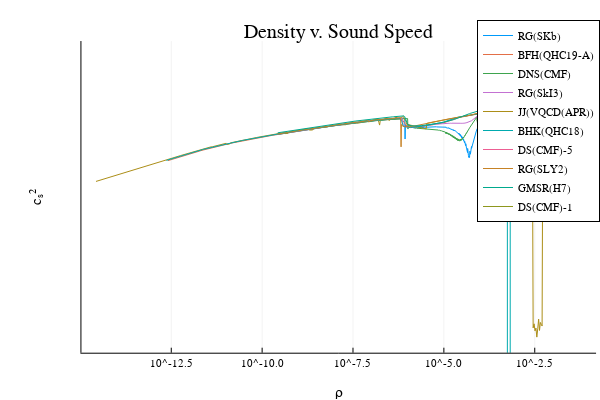

The notebook cell this image was saved under:
### Code cell
#Density vs Sound Speed Logged
#Geometric units

mₙ = 939.565413

nb = readdlm("eos.nb RG(SKb)", skipstart = 2)
data = readdlm("eos.thermo RG(SKb)", skipstart = 1)
Q1 = data[:,4];
Q7 = data[:,10];

P = Q1.*nb;
ρ = (Q7 .+ 1) .* (nb .* mₙ);

dP = P[2:end] - P[1:end-1];
dρ = ρ[2:end] - ρ[1:end-1];

sound_speed = (abs.(dP ./ dρ));
geo_conv = (1.6191004251588869e-18)*(1782700000000.0002);

plotlyjs()
plot(ρ[2:end].*geo_conv, sound_speed, xaxis = :log, yaxis = :log, label = "RG(SKb)", xlabel = "ρ", ylabel = "cₛ²",  title = "Density v. Sound Speed")

########################################################################################################################

mₙ = 939.565000

nb = readdlm("eos.nb BFH(QHC19-A)", skipstart = 2)
data = readdlm("eos.thermo BFH(QHC19-A)", skipstart = 1)
Q1 = data[:,4]
Q7 = data[:,10]

P = Q1.*nb
ρ = (Q7 .+ 1) .* (nb .* mₙ)

dP = P[2:end] - P[1:end-1]
dρ = ρ[2:end] - ρ[1:end-1]

sound_speed = (abs.(dP ./ dρ));
geo_conv = (1.6191004251588869e-18)*(1782700000000.0002);

plot!(ρ[2:end].*geo_conv, sound_speed, xaxis = :log, yaxis = :log, label = "BFH(QHC19-A)")

########################################################################################################################

mₙ = 938.918713

nb = readdlm("eos.nb DNS(CMF)", skipstart = 2)
data = readdlm("eos.thermo DNS(CMF)", skipstart = 1)
Q1 = data[:,4]
Q7 = data[:,10]
P = Q1.*nb
ρ = (Q7 .+ 1) .* (nb .* mₙ)

dP = P[2:end] - P[1:end-1]
dρ = ρ[2:end] - ρ[1:end-1]

sound_speed = (abs.(dP ./ dρ));
geo_conv = (1.6191004251588869e-18)*(1782700000000.0002);

plot!(ρ[2:end].*geo_conv, sound_speed, xaxis = :log, yaxis = :log, label = "DNS(CMF)")

########################################################################################################################

mₙ = 939.565330

nb = readdlm("eos.nb RG(SkI3)", skipstart = 2)
data = readdlm("eos.thermo RG(SkI3)", skipstart = 1)
Q1 = data[:,4]
Q7 = data[:,10]
P = Q1.*nb
ρ = (Q7 .+ 1) .* (nb .* mₙ)

dP = P[2:end] - P[1:end-1]
dρ = ρ[2:end] - ρ[1:end-1]

sound_speed = (abs.(dP ./ dρ));
geo_conv = (1.6191004251588869e-18)*(1782700000000.0002);

plot!(ρ[1:end - 1].*geo_conv, sound_speed, xaxis = :log, yaxis = :log, label = "RG(SkI3)")

########################################################################################################################

mₙ = 939.565330

nb = readdlm("eos.nb JJ(VQCD(APR))", skipstart = 2)
data = readdlm("eos.thermo JJ(VQCD(APR))", skipstart = 1)
Q1 = data[:,4]
Q7 = data[:,10]
P = Q1.*nb
ρ = (Q7 .+ 1) .* (nb .* mₙ)

dP = P[2:end] - P[1:end-1]
dρ = ρ[2:end] - ρ[1:end-1]

sound_speed = (abs.(dP ./ dρ));
geo_conv = (1.6191004251588869e-18)*(1782700000000.0002);

plot!(ρ[1:end - 1].*geo_conv, sound_speed, xaxis = :log, yaxis = :log, label = "JJ(VQCD(APR))")

########################################################################################################################

mₙ = 939.565000

nb = readdlm("eos.nb BHK(QHC18)", skipstart = 2)
data = readdlm("eos.thermo BHK(QHC18)", skipstart = 1)
Q1 = data[:,4]
Q7 = data[:,10]
P = Q1.*nb
ρ = (Q7 .+ 1) .* (nb .* mₙ)

dP = P[2:end] - P[1:end-1]
dρ = ρ[2:end] - ρ[1:end-1]

sound_speed = (abs.(dP ./ dρ));
geo_conv = (1.6191004251588869e-18)*(1782700000000.0002);

plot!(ρ[1:end - 1].*geo_conv, sound_speed, xaxis = :log, yaxis = :log, label = "BHK(QHC18)")

########################################################################################################################

mₙ = 938.918712

nb = readdlm("eos.nb DS(CMF)-5", skipstart = 2)
data = readdlm("eos.thermo DS(CMF)-5", skipstart = 1)
Q1 = data[:,4]
Q7 = data[:,10]
P = Q1.*nb
ρ = (Q7 .+ 1) .* (nb .* mₙ)

dP = P[2:end] - P[1:end-1]
dρ = ρ[2:end] - ρ[1:end-1]

sound_speed = (abs.(dP ./ dρ));
geo_conv = (1.6191004251588869e-18)*(1782700000000.0002);

plot!(ρ[1:end - 1].*geo_conv, sound_speed, xaxis = :log, yaxis = :log, label = "DS(CMF)-5")

########################################################################################################################

mₙ = 939.565330

nb = readdlm("eos.nb RG(SLY2)", skipstart = 2)
data = readdlm("eos.thermo RG(SLY2)", skipstart = 1)
Q1 = data[:,4]
Q7 = data[:,10]
P = Q1.*nb
ρ = (Q7 .+ 1) .* (nb .* mₙ)

dP = P[2:end] - P[1:end-1]
dρ = ρ[2:end] - ρ[1:end-1]

sound_speed = (abs.(dP ./ dρ));
geo_conv = (1.6191004251588869e-18)*(1782700000000.0002);

plot!(ρ[1:end - 1].*geo_conv, sound_speed, xaxis = :log, yaxis = :log, label = "RG(SLY2)")

########################################################################################################################

mₙ = 939.565350

nb = readdlm("eos.nb GMSR(H7)", skipstart = 2)
data = readdlm("eos.thermo GMSR(H7)", skipstart = 1)
Q1 = data[:,4]
Q7 = data[:,10]
P = Q1.*nb
ρ = (Q7 .+ 1) .* (nb .* mₙ)

dP = P[2:end] - P[1:end-1]
dρ = ρ[2:end] - ρ[1:end-1]

sound_speed = (abs.(dP ./ dρ));
geo_conv = (1.6191004251588869e-18)*(1782700000000.0002);

plot!(ρ[1:end - 1].*geo_conv, sound_speed, xaxis = :log, yaxis = :log, label = "GMSR(H7)")

########################################################################################################################

mₙ = 938.918712

nb = readdlm("eos.nb DS(CMF)-1", skipstart = 2)
data = readdlm("eos.thermo DS(CMF)-1", skipstart = 1)
Q1 = data[:,4]
Q7 = data[:,10]
P = Q1.*nb
ρ = (Q7 .+ 1) .* (nb .* mₙ)

dP = P[2:end] - P[1:end-1]
dρ = ρ[2:end] - ρ[1:end-1]

sound_speed = (abs.(dP ./ dρ));
geo_conv = (1.6191004251588869e-18)*(1782700000000.0002);

plot!(ρ[1:end - 1].*geo_conv, sound_speed, xaxis = :log, yaxis = :log, label = "DS(CMF)-1")

### Figure 1 — Plotly figure (JSON) as saved in the notebook; plotly's stock layout.template omitted (floating-point values rounded to 4 significant figures; data arrays with more than 128 entries replaced by an {"elided": "..."} marker saying what was removed)
{"data": [{"colorbar": {"title": ""}, "legendgroup": "RG(SKb)", "line": {"color": "rgba(0, 154, 250, 1.000)", "dash": "solid", "shape": "linear", "width": 1}, "mode": "lines", "name": "RG(SKb)", "showlegend": true, "type": "scatter", "x": {"elided": "1180 float values"}, "xaxis": "x", "y": {"elided": "1180 float values"}, "yaxis": "y", "zmax": null, "zmin": null}, {"colorbar": {"title": ""}, "legendgroup": "BFH(QHC19-A)", "line": {"color": "rgba(227, 111, 71, 1.000)", "dash": "solid", "shape": "linear", "width": 1}, "mode": "lines", "name": "BFH(QHC19-A)", "showlegend": true, "type": "scatter", "x": {"elided": "182 float values"}, "xaxis": "x", "y": {"elided": "182 float values"}, "yaxis": "y", "zmax": null, "zmin": null}, {"colorbar": {"title": ""}, "legendgroup": "DNS(CMF)", "line": {"color": "rgba(62, 164, 78, 1.000)", "dash": "solid", "shape": "linear", "width": 1}, "mode": "lines", "name": "DNS(CMF)", "showlegend": true, "type": "scatter", "x": {"elided": "1190 float values"}, "xaxis": "x", "y": {"elided": "1190 float values"}, "yaxis": "y", "zmax": null, "zmin": null}, {"colorbar": {"title": ""}, "legendgroup": "RG(SkI3)", "line": {"color": "rgba(195, 113, 210, 1.000)", "dash": "solid", "shape": "linear", "width": 1}, "mode": "lines", "name": "RG(SkI3)", "showlegend": true, "type": "scatter", "x": {"elided": "1183 float values"}, "xaxis": "x", "y": {"elided": "1183 float values"}, "yaxis": "y", "zmax": null, "zmin": null}, {"colorbar": {"title": ""}, "legendgroup": "JJ(VQCD(APR))", "line": {"color": "rgba(172, 142, 24, 1.000)", "dash": "solid", "shape": "linear", "width": 1}, "mode": "lines", "name": "JJ(VQCD(APR))", "showlegend": true, "type": "scatter", "x": {"elided": "650 float values"}, "xaxis": "x", "y": {"elided": "650 float values"}, "yaxis": "y", "zmax": null, "zmin": null}, {"colorbar": {"title": ""}, "legendgroup": "BHK(QHC18)", "line": {"color": "rgba(0, 170, 174, 1.000)", "dash": "solid", "shape": "linear", "width": 1}, "mode": "lines", "name": "BHK(QHC18)", "showlegend": true, "type": "scatter", "x": {"elided": "399 float values"}, "xaxis": "x", "y": {"elided": "399 float values"}, "yaxis": "y", "zmax": null, "zmin": null}, {"colorbar": {"title": ""}, "legendgroup": "DS(CMF)-5", "line": {"color": "rgba(237, 94, 147, 1.000)", "dash": "solid", "shape": "linear", "width": 1}, "mode": "lines", "name": "DS(CMF)-5", "showlegend": true, "type": "scatter", "x": {"elided": "186 float values"}, "xaxis": "x", "y": {"elided": "186 float values"}, "yaxis": "y", "zmax": null, "zmin": null}, {"colorbar": {"title": ""}, "legendgroup": "RG(SLY2)", "line": {"color": "rgba(198, 130, 37, 1.000)", "dash": "solid", "shape": "linear", "width": 1}, "mode": "lines", "name": "RG(SLY2)", "showlegend": true, "type": "scatter", "x": {"elided": "1214 float values"}, "xaxis": "x", "y": {"elided": "1214 float values"}, "yaxis": "y", "zmax": null, "zmin": null}, {"colorbar": {"title": ""}, "legendgroup": "GMSR(H7)", "line": {"color": "rgba(0, 169, 141, 1.000)", "dash": "solid", "shape": "linear", "width": 1}, "mode": "lines", "name": "GMSR(H7)", "showlegend": true, "type": "scatter", "x": {"elided": "384 float values"}, "xaxis": "x", "y": {"elided": "384 float values"}, "yaxis": "y", "zmax": null, "zmin": null}, {"colorbar": {"title": ""}, "legendgroup": "DS(CMF)-1", "line": {"color": "rgba(142, 151, 30, 1.000)", "dash": "solid", "shape": "linear", "width": 1}, "mode": "lines", "name": "DS(CMF)-1", "showlegend": true, "type": "scatter", "x": {"elided": "300 float values"}, "xaxis": "x", "y": {"elided": "300 float values"}, "yaxis": "y", "zmax": null, "zmin": null}], "layout": {"annotations": [{"font": {"color": "rgba(0, 0, 0, 1.000)", "family": "sans-serif", "size": 20}, "rotation": 0, "showarrow": false, "text": "Density v. Sound Speed", "x": 0.5646, "xanchor": "center", "xref": "paper", "y": 1, "yanchor": "top", "yref": "paper"}], "height": 400, "legend": {"bgcolor": "rgba(255, 255, 255, 1.000)", "bordercolor": "rgba(0, 0, 0, 1.000)", "borderwidth": 1, "font": {"color": "rgba(0, 0, 0, 1.000)", "family": "sans-serif", "size": 11}, "title": {"font": {"color": "rgba(0, 0, 0, 1.000)", "family": "sans-serif", "size": 15}, "text": ""}, "tracegroupgap": 0, "traceorder": "normal", "x": 1, "xanchor": "auto", "y": 1, "yanchor": "auto"}, "margin": {"b": 20, "l": 0, "r": 0, "t": 20}, "paper_bgcolor": "rgba(255, 255, 255, 1.000)", "plot_bgcolor": "rgba(255, 255, 255, 1.000)", "showlegend": true, "width": 600, "xaxis": {"anchor": "y", "domain": [0.1357, 0.9934], "gridcolor": "rgba(0, 0, 0, 0.100)", "gridwidth": 0.5, "linecolor": "rgba(0, 0, 0, 1.000)", "mirror": false, "range": [-14.97, -0.8129], "showgrid": true, "showline": true, "showticklabels": true, "tickangle": 0, "tickcolor": "rgb(0, 0, 0)", "tickfont": {"color": "rgba(0, 0, 0, 1.000)", "family": "sans-serif", "size": 11}, "tickmode": "array", "ticks": "inside", "ticktext": ["10^-12.5", "10^-10.0", "10^-7.5", "10^-5.0", "10^-2.5"], "tickvals": [3.162e-13, 1e-10, 3.162e-08, 1e-05, 0.003162], "title": "ρ", "titlefont": {"color": "rgba(0, 0, 0, 1.000)", "family": "sans-serif", "size": 15}, "type": "log", "visible": true, "zeroline": false, "zerolinecolor": "rgba(0, 0, 0, 1.000)"}, "yaxis": {"anchor": "x", "domain": [0.07581, 0.9415], "gridcolor": "rgba(0, 0, 0, 0.100)", "gridwidth": 0.5, "linecolor": "rgba(0, 0, 0, 1.000)", "mirror": false, "range": [null, null], "showgrid": true, "showline": true, "showticklabels": true, "tickangle": 0, "tickcolor": "rgb(0, 0, 0)", "tickfont": {"color": "rgba(0, 0, 0, 1.000)", "family": "sans-serif", "size": 11}, "tickmode": "array", "ticks": "inside", "ticktext": ["10^-Inf"], "tickvals": [0], "title": "cₛ²", "titlefont": {"color": "rgba(0, 0, 0, 1.000)", "family": "sans-serif", "size": 15}, "type": "log", "visible": true, "zeroline": false, "zerolinecolor": "rgba(0, 0, 0, 1.000)"}}}
